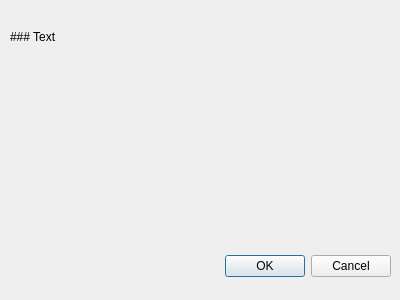
<?xml version="1.0" encoding="UTF-8"?>
<ui version="4.0">
 <class>Dialog</class>
 <widget class="QDialog" name="Dialog">
  <property name="geometry">
   <rect>
    <x>0</x>
    <y>0</y>
    <width>400</width>
    <height>300</height>
   </rect>
  </property>
  <property name="windowTitle">
   <string>Dialog</string>
  </property>
  <widget class="QDialogButtonBox" name="buttonBox">
   <property name="geometry">
    <rect>
     <x>10</x>
     <y>250</y>
     <width>381</width>
     <height>32</height>
    </rect>
   </property>
   <property name="orientation">
    <enum>Qt::Horizontal</enum>
   </property>
   <property name="standardButtons">
    <set>QDialogButtonBox::Cancel|QDialogButtonBox::Ok</set>
   </property>
  </widget>
  <widget class="QLabel" name="message_text">
   <property name="geometry">
    <rect>
     <x>10</x>
     <y>30</y>
     <width>381</width>
     <height>191</height>
    </rect>
   </property>
   <property name="text">
    <string>### Text</string>
   </property>
   <property name="textFormat">
    <enum>Qt::MarkdownText</enum>
   </property>
   <property name="alignment">
    <set>Qt::AlignLeading|Qt::AlignLeft|Qt::AlignTop</set>
   </property>
  </widget>
 </widget>
 <resources/>
 <connections>
  <connection>
   <sender>buttonBox</sender>
   <signal>accepted()</signal>
   <receiver>Dialog</receiver>
   <slot>accept()</slot>
   <hints>
    <hint type="sourcelabel">
     <x>248</x>
     <y>254</y>
    </hint>
    <hint type="destinationlabel">
     <x>157</x>
     <y>274</y>
    </hint>
   </hints>
  </connection>
  <connection>
   <sender>buttonBox</sender>
   <signal>rejected()</signal>
   <receiver>Dialog</receiver>
   <slot>reject()</slot>
   <hints>
    <hint type="sourcelabel">
     <x>316</x>
     <y>260</y>
    </hint>
    <hint type="destinationlabel">
     <x>286</x>
     <y>274</y>
    </hint>
   </hints>
  </connection>
 </connections>
</ui>
